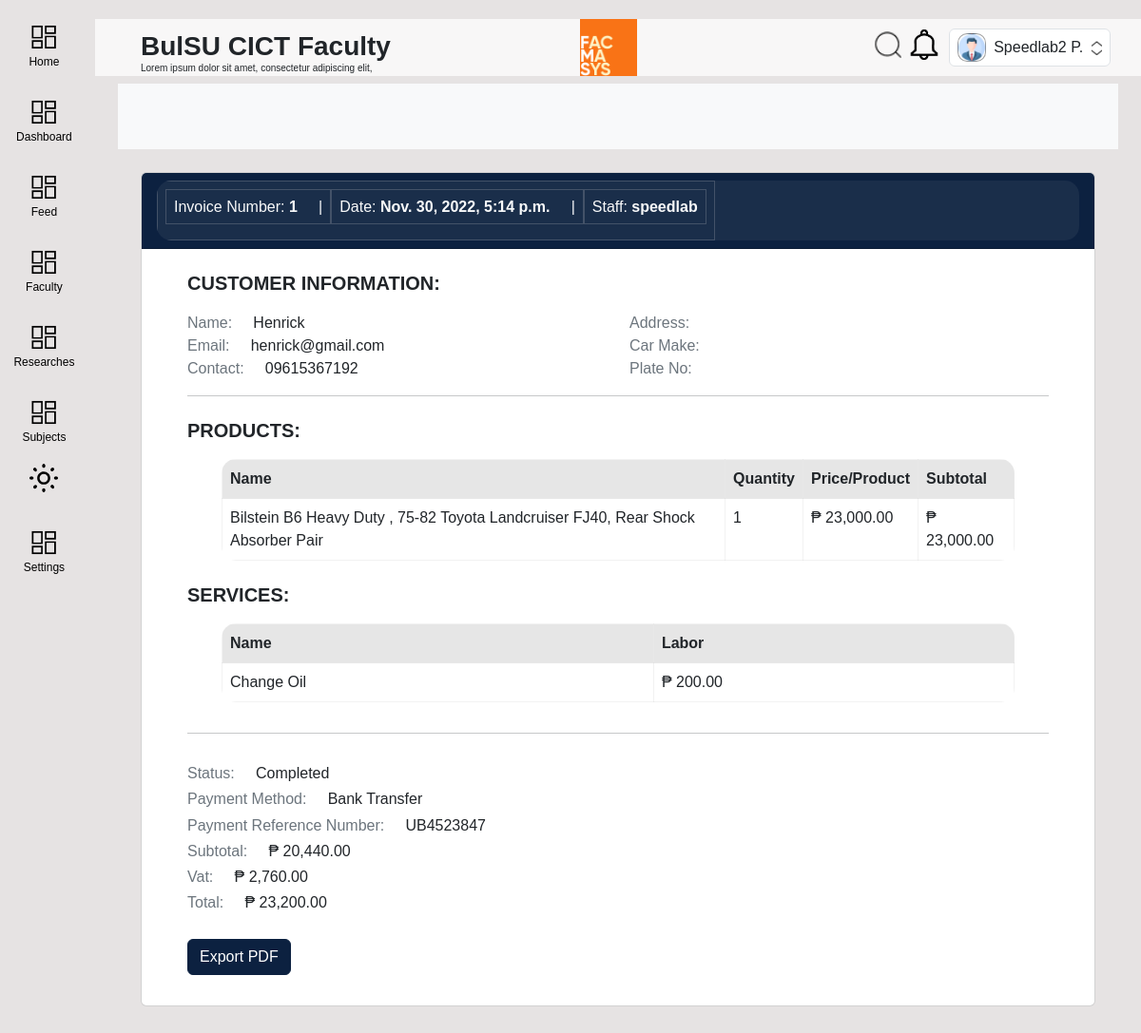
The page /sales/customer/detail/2/ (signed in) on the database its author committed.
### user/models.py (models this page shows, shortened)
class Profile(models.Model):
    ROLES = (
        ('faculty', 'Faculty'),
        ('depthead', 'Department Head'),
        ('researchcoor', 'Research Coordinator'),
        ('extensioncoor', 'Extension Coordinator')
    )
    user = models.OneToOneField(User, on_delete=models.CASCADE, null=True)
    image = models.ImageField(default='profile_icon.png', upload_to='Profile_Images')
    age = models.IntegerField(null=True,blank=True)
    user_role = models.CharField(max_length=30, choices=ROLES, default='faculty')
    address =  models.CharField(max_length=200, null=True, blank=True)
    city_of_residence = models.CharField(max_length=100, null=True,blank=True)
    phone = models.CharField(max_length=13, null=True,blank=True)

class Customer(models.Model):
    name = models.CharField(max_length=100, null=True)
    email = models.EmailField(max_length=254, null=True, unique=True)
    contact = models.CharField(max_length=15, null=True)
    address = models.CharField(max_length=255, null=True, blank=True)
    car_make = models.CharField(max_length=100, null=True, blank=True)
    plate_no = models.CharField(max_length=10, null=True, blank=True)

### sales/models.py (models this page shows, shortened)
class Order(models.Model):
    PAYMENT_METHODS = (
    ("Cash", "Cash"),
    ("Bank Transfer", "Bank Transfer"),
    ("Credit/Debit", "Credit/Debit"),
    )
    invoice_number = models.CharField(max_length=20)
    date_created = models.DateTimeField(default=timezone.now)
    staff = models.ForeignKey(User, on_delete=models.CASCADE, null=True)
    customer = models.ForeignKey(Customer, on_delete=models.CASCADE, null=True)
    products = models.ManyToManyField(OrderProduct)
    services = models.ManyToManyField(OrderService)
    subtotal = models.DecimalField(default=0, max_digits=12, decimal_places=2, validators=[MinValueValidator(Decimal('0.01'))], null=True)
    vat = models.DecimalField(default=0, max_digits=12, decimal_places=2, validators=[MinValueValidator(Decimal('0.01'))], null=True)
    total = models.DecimalField(default=0, max_digits=12, decimal_places=2, validators=[MinValueValidator(Decimal('0.01'))], null=True)
    pay_method = models.CharField(max_length=20, choices=PAYMENT_METHODS, default="Cash",blank=False)
    pay_id = models.CharField(max_length=20, blank=True, null=True)
    status = models.CharField(default="Completed",max_length=20, null=True)
    class Meta:
        ordering = ('-date_created',)

class OrderProduct(models.Model):
    date = models.DateTimeField(default=timezone.now)
    item_id = models.CharField(max_length=100, null=True)
    product_title = models.CharField(max_length=255, null=True)
    quantity = models.PositiveIntegerField(default=1, null=True)
    price = models.DecimalField(default=1, max_digits=12, decimal_places=2, validators=[MinValueValidator(Decimal('0.01'))], null=True)
    cost = models.DecimalField(default=1, max_digits=12, decimal_places=2, validators=[MinValueValidator(Decimal('0.01'))], null=True)
    @property
    def total_price(self):
        return f'{float(self.price) * float(self.quantity):.2f}'

class OrderService(models.Model):
    date = models.DateTimeField(default=timezone.now)
    service = models.ForeignKey(Service, on_delete=models.CASCADE, null=True)
    labor = models.DecimalField(default=0, max_digits=12, decimal_places=2, validators=[MinValueValidator(Decimal('0.01'))])

### inventory/models.py (models this page shows)
class Service(models.Model):
    name = models.CharField(max_length=100, null=True, unique=True)
    category = models.CharField(max_length=100, null=True)
    labor = models.DecimalField(default=0, max_digits=7, decimal_places=2, validators=[MinValueValidator(Decimal('0.01'))])
    image = models.ImageField(default='services.png', upload_to='Service_Images', null=True)
    remarks = models.TextField(null=True, blank=True)
    class Meta:
        ordering = (Lower('name'),)
    def __str__(self) -> str:
        return f'{self.name}'

### sales/views.py (the view)
# urls.py: path('customer/detail/<int:pk>/',views.customer_detail, name='sales-customer-detail'),
@login_required
def customer_detail(request, pk):
    customer = Order.objects.get(id=pk)
    context = {
        'customer':customer,
        'notifications':Notifications.objects.filter(user=request.user)
    }
    return render(request, 'sales/customer_detail.html', context)

### facmasys/context_processors.py (called while the page is built)
def theme(request):
    key = request.COOKIES.get('theme')
    return {'theme': key}

def ajax(request):
    is_ajax = False
    if request.headers.get('X-Requested-With') == 'XMLHttpRequest':
        is_ajax = True
    else:
        is_ajax = False
    return {'ajax': is_ajax}

### templates/sales/customer_detail.html (shortened to what this page needs)
{% extends 'partials/base.html' %}
{% block content %}
{% load humanize %}
<div style="margin-top: 64px;">
    <nav class="navbar navbar-expand-lg navbar-light bg-light mb-4">
    </nav>
    <div class="container-fluid">
            <div class="container">
                <div class="row my-3">
                    <div class="col-md-12">
                        <div class="card">
                            <div class="card-header bg-info text-white">
                                <table class="table table-borderless m-0">
                                    <tbody>
                                        <tr class="d-inline-flex p-2">
                                            <th scope="row" class="text-light h6">Invoice Number: <strong>{{ customer.invoice_number }}</strong> &nbsp; &nbsp; |</th>
                                            <th scope="row" class="text-light h6">Date: <strong>{{ customer.date_created }}</strong> &nbsp; &nbsp; |</th>
                                            <th scope="row" class="text-light h6">Staff: <strong>{{ customer.staff }}</strong> </th>
                                        </tr>
                                    </tbody>
                                </table>
                            </div>
                            <div class="card-body px-5 py-4">
                                <span class="h5"> <strong>CUSTOMER INFORMATION:</strong></span>
                                <div class="row pt-3">
                                    <div class="col">
                                        <span class="h6"> <span class="text-muted"> Name: </span> &nbsp; &nbsp; {{ customer.customer.name }} </span><br>
                                        <span class="h6"> <span class="text-muted"> Email: </span> &nbsp; &nbsp; {{ customer.customer.email }} </span><br>
                                        <span class="h6"> <span class="text-muted"> Contact: </span> &nbsp; &nbsp; {{ customer.customer.contact }} </span><br>
                                    </div>
                                    <div class="col">
                                        <span class="h6"> <span class="text-muted"> Address: </span> &nbsp; &nbsp; {{ customer.customer.address }}</span><br>
                                        <span class="h6"> <span class="text-muted"> Car Make: </span> &nbsp; &nbsp; {{ customer.customer.car_make }}</span><br>
                                        <span class="h6"> <span class="text-muted"> Plate No: </span> &nbsp; &nbsp; {{ customer.customer.plate_no }}</span>
                                    </div>
                                </div>
                                <hr>
                                {% if customer.products.all %}
                                <div class="py-2"><span class="h5"> <strong>PRODUCTS:</strong></span></div>
                                <div class="row pt-2 px-5">
                                    <table class="table table-striped bg-white">
                                        <tbody>
                                            <tr>
                                                <th scope="row">Name</th>
                                                <th scope="row">Quantity</th>
                                                <th scope="row">Price/Product</th>
                                                <th scope="row">Subtotal</th>
                                            </tr>
                                            {% for orderproduct in customer.products.all %}
                                        </tr> <td>{{ orderproduct.product_title }}</td>
                                                <td>{{ orderproduct.quantity }}</td>
                                                <td>₱ {{ orderproduct.price|intcomma }}</td>
                                                <td>₱ {{ orderproduct.total_price|intcomma }}</td></tr>
                                            {% endfor %}
                                        </tbody>
                                    </table>
                                </div>
                                {% endif %}
                                {% if customer.services.all %}
                                <div class="py-2"><span class="h5"> <strong>SERVICES:</strong></span></div>
                                <div class="row pt-2 px-5">
                                    <table class="table table-striped bg-white">
                                        <tbody>
                                                <tr>
                                                    <th scope="row">Name</th>
                                                    <th scope="row">Labor</th></tr>
                                                    {% for orderservice in customer.services.all %}
                                                </tr> <td>{{ orderservice.service }}</td>
                                                        <td>₱ {{ orderservice.labor|intcomma }}</td>
                                                    {% endfor %}
                                            </tbody>
                                        </table>
                                </div>
                                {% endif %}
                                <hr>
                                <div class="row pt-3">
                                    <span class="h6"> <span class="text-muted"> Status: </span> &nbsp; &nbsp; {{ customer.status }}</span><br>
                                    <span class="h6"> <span class="text-muted"> Payment Method: </span> &nbsp; &nbsp; {{ customer.pay_method }}</span><br>
                                    <span class="h6"> <span class="text-muted"> Payment Reference Number: </span> &nbsp; &nbsp; {% if not customer.pay_id %}--{% endif %}{{ customer.pay_id }}</span><br>
                                    <span class="h6"> <span class="text-muted"> Subtotal: </span> &nbsp; &nbsp; ₱ {{ customer.subtotal|intcomma }}</span><br>
                                    <span class="h6"> <span class="text-muted"> Vat: </span> &nbsp; &nbsp; ₱ {{ customer.vat|intcomma }}</span><br>
                                    <span class="h6"> <span class="text-muted"> Total: </span> &nbsp; &nbsp; ₱ {{ customer.total|intcomma }}</span><br>
                                    <br>
                                </div>
                                <div class="mb-2">
                                    <a class="btn btn-info" href="{% url 'exportcustomer-pdf' customer.id %}">Export PDF</a>
                                </div>
                            </div>
                        </div>
                    </div>
                </div>
            </div>
    </div>
</div>
{% endblock %}

### templates/partials/base.html (shortened to what this page needs)
{% load static %}
{% load tailwind_tags %}
<!DOCTYPE html>
<html lang="en" class="{{theme}}">
    {% if not ajax %}
    <head>
        {% tailwind_css %}
        <link rel="stylesheet" href="https://cdn.jsdelivr.net/npm/bootstrap@4.6.2/dist/css/bootstrap.min.css"
>
        <link rel="stylesheet" href="https://use.fontawesome.com/releases/v5.15.2/css/all.css"
>
        <link rel="stylesheet" href="{% static 'scss/style.css' %}" media="screen" />
        <link rel="stylesheet" href="{% static 'css/animations.css' %}" />
        <link rel="stylesheet" href="{% static 'css/overrides.css' %}" />
    </head>
    {% endif %}
    {% if not ajax %}<body id="body-pd" class="transition-all dark:bg-[#2A2A2A]" hx-headers='{"X-CSRFToken": "{{ csrf_token }}"}'>{% endif %}
        <div class="{% if not ajax and user.is_authenticated %}grid grid-cols-[100px_90fr]{% endif %}">
            {% if not ajax %}
                <div>
                    {% include 'partials/sidebar.html' %}
                </div>
            {% endif %}
            <div class="z-[200]">
                {% if not ajax %}
                <div class="relative">
                    <div id="header" class="bg-[rgba(255,255,255,0.7)] dark:bg-[#36363690] transition-all z-[200] px-[4vw] justify-between items-center top-5 flex gap-2 fixed" style="width:93vw">
                        <div class=" dark:text-white dark:white leading-[0] flex translate-y-[10px]">
                            <div>
                                <h3 id="page_title_body" class="transition-all duration-75 font-semibold">BulSU CICT Faculty</h3>
                                <p id="page_title_body_sub" class="transition-all text-[10px] mt-[-1px]">Lorem ipsum dolor sit amet, consectetur adipiscing elit, </p>
                            </div>
                        </div>
                        <a href="{% url 'index' %}" id="center-logo" class="transition-all translate-x-[-2vw] hover:border hover:border-white flex justify-center w-[60px]">
                            <img src="{% static '/images/logo.png' %}" style="width: 60px; height: auto;" alt="Search Icon">
                        </a>
                        <div class="flex justify-end gap-2 items-center">
                            {% if request.user.is_authenticated %}
                            <div class="dropdown">
                                <button class="transition mr-[2px] dark:invert-0 invert" id="top-search-button" type="button" >
                                    <img src="{% static '/images/search.png' %}" style="width: 32px; height: 32px;" alt="Search Icon">
                                </button>
                                <button class="mr-[2px] dark:invert-0 invert" type="button" data-toggle="dropdown" aria-haspopup="true" aria-expanded="false">
                                    <img src="{% static '/images/icon_notification.png' %}" style="width: 32px; height: 32px;" alt="Notif Icon">
                                </button>
                            </div>
                            {% endif %}
                            {% if request.user.is_authenticated %}
                            <div class="transition dropdown">
                                <button class="transition bg-white hover:opacity-[0.5] rounded-md border border-[rgba(200,200,200,0.5)] flex gap-2 p-1 px-2 items-center" type="button" data-toggle="dropdown" aria-haspopup="true" aria-expanded="false">
                                    <div style="background-image: url('{{ user.profile.image.url }}');height:30px; width:30px;background-size:cover;border-radius: 10px;border: 1px solid rgba(85, 85, 85, 0.553)"></div>
                                    <div class="text-md">{{ request.user.first_name }} {{ request.user.last_name.0 }}.</div>
                                    <img src="{% static 'images/arrow.png' %}" class="h-[15px]"/>
                                </button>
                            </div>
                            {% endif %}
                        </div>
                    </div>
                </div>
                {% endif %}
                <div class="p-4 transition-all" id="main-body">
                    {% block content %}
                    {% endblock %}
                </div>
            </div>
        </div>
    {% if not ajax %}</body>{% endif %}
</html>

### static/css/overrides.css (style rules this page uses)
a, a:hover { text-decoration: none !important; }
table { background:rgba(200, 200, 200, 0.076); border-radius: 15px; overflow:hidden; width: 100% !important; }
table tr, table td, table th { border: 1px solid rgba(200, 200, 200, 0.235) !important; }
table th { padding: 10px; }

### templates/sales/customer_detail.html (style rules this page uses)
body { background: rgb(230, 227, 227); }

### rows shown on the page
Order: invoice_number "1", date_created "Nov. 30, 2022, 5:14 p.m.", staff "speedlab", customer.name "Henrick", customer.email "henrick@gmail.com", customer.contact "09615367192", status "Completed", pay_method "Bank Transfer", pay_id "UB4523847", subtotal "20,440.00", vat "2,760.00", total "23,200.00"
OrderProduct: product_title "Bilstein B6 Heavy Duty , 75-82 Toyota Landcruiser FJ40, Rear Shock Absorber Pair", quantity "1", price "23,000.00", total_price "23,000.00"
OrderService: service "Change Oil", labor "200.00"

### other values the page prints
{{ request.user.first_name }} "Speedlab2"
{{ request.user.last_name.0 }} "P"
